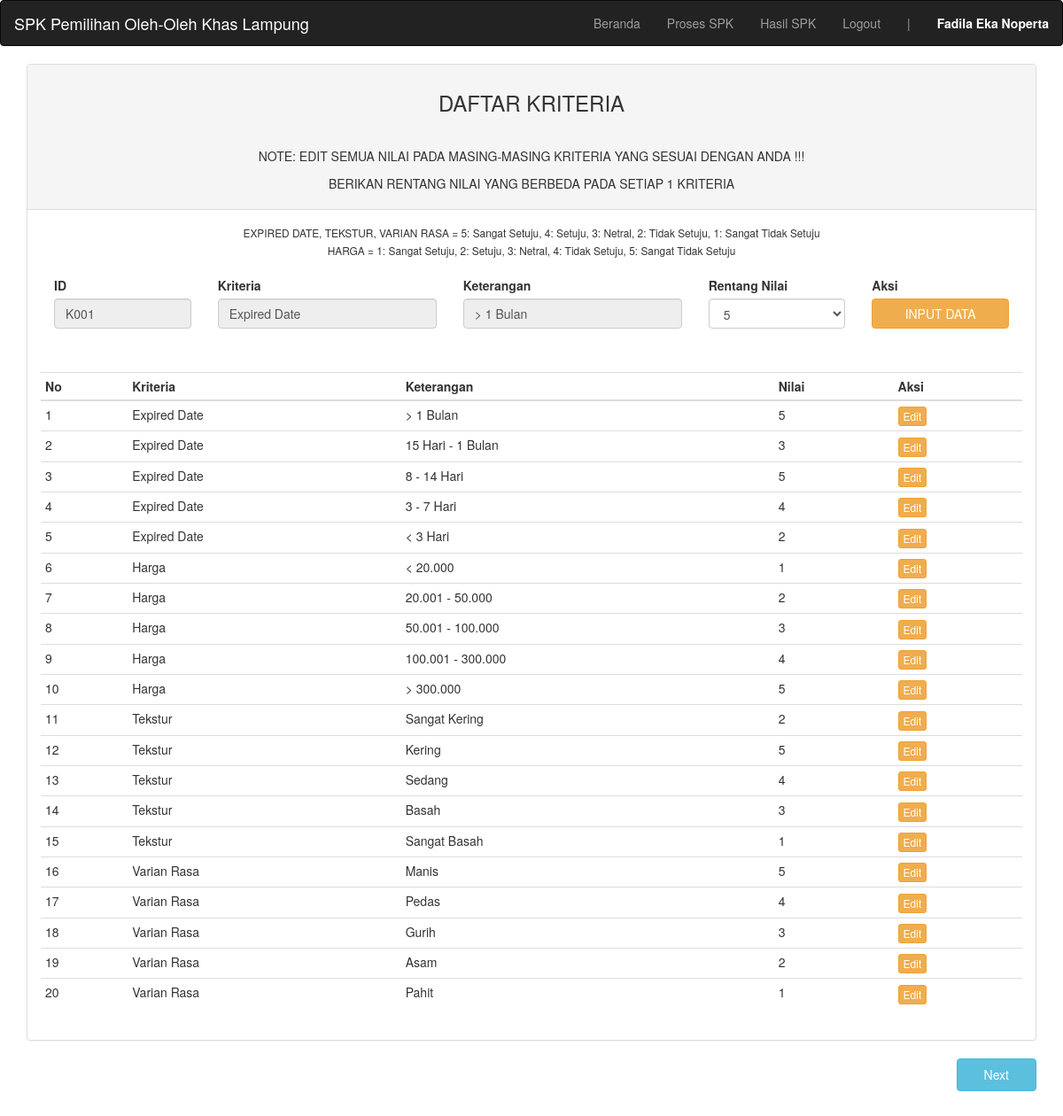
Screenshot of /?user=bobot_pilihan&edit&key=K001 (signed in) with the database file from the repository.
### tables this page shows
CREATE TABLE `ket_kriteria` (
  `id_ket_kriteria` varchar(4) NOT NULL,
  `nama_kriteria` varchar(25) NOT NULL,
  `keterangan` varchar(50) NOT NULL,
  `bobot_pilih` enum('-','5','4','3','2','1') DEFAULT NULL
);

### user/bobot_pilihan.php (the view, shortened to what this page needs)
<div class="container">
<div class="row">
	<div class="col-md-12">
	    <div class="panel panel-default">
	        <div class="panel-heading text-center">
			<h3>DAFTAR KRITERIA</h3><br>
			<h5>NOTE: EDIT SEMUA NILAI PADA MASING-MASING KRITERIA YANG SESUAI DENGAN ANDA !!!<br><br>
			BERIKAN RENTANG NILAI YANG BERBEDA PADA SETIAP 1 KRITERIA</h5>
			</div>
	        <div class="panel-body">
	            <table class="table table-condensed">
				<div class="text-center">
				<small>EXPIRED DATE, TEKSTUR, VARIAN RASA = 5: Sangat Setuju, 4: Setuju, 3: Netral, 2: Tidak Setuju, 1: Sangat Tidak Setuju</small><br>
				<small>HARGA = 1: Sangat Setuju, 2: Setuju, 3: Netral, 4: Tidak Setuju, 5: Sangat Tidak Setuju</small><br><br>
				</div>
				<form action="" method="POST">
				<?php
				$sql = $db->query("SELECT * FROM ket_kriteria WHERE id_ket_kriteria='$_GET[key]'");
				$tampil = $sql->fetch_assoc();
				?>
				<div class="col-md-2">
				<div class="form-group">
	                    <label for="id_ket_kriteria">ID</label>
	                    <input type="text" name="id_ket_kriteria" class="form-control" value="<?=$tampil['id_ket_kriteria']?>" readonly>
	                </div>
					</div>
					<div class="col-md-3">
                    <div class="form-group">
	                  <label for="nama_kriteria">Kriteria</label>
                      <input type="text" name="nama_kriteria" class="form-control" value="<?=$tampil['nama_kriteria']?>" readonly>
                    </div>
					</div>
					<div class="col-md-3">
					<div class="form-group">
						<label for="keterangan">Keterangan</label>
	                    <input type="text" name="keterangan" class="form-control" value="<?=$tampil["keterangan"] ?>" readonly>
					</div>
					</div>
					<div class="col-md-2">
					<div class="form-group">
						<label for="bobot_pilih">Rentang Nilai</label><br>
						<select class="form-control" name="bobot_pilih">
						<option value="5" <?= (($tampil["bobot_pilih"] != "5") ?: 'selected="on"') ?>>5</option>
					</select>
					</div>
					</div>
					<div class="col-md-2">
					<label>Aksi</label><br>
					<button type="submit" name="edit" class="btn btn-warning btn-block">INPUT DATA</button>
					 </div>
					 <div class="space"><h1>Space</h1></div>
	            </form>
	                <thead>
	                    <tr>
	                        <th>No</th>
                            <th>Kriteria</th>
							<th>Keterangan</th>
							<th>Nilai</th>
	                        <th>Aksi</th>
	                    </tr>
	                </thead>
	                <tbody>
						<?php
						$query = $db->query("SELECT * FROM ket_kriteria");
						$no = 1;
						foreach ($query as $row):
							echo '<tr>';
							echo '<td>'.$no++.'</td>';
							echo '<td>'.$row['nama_kriteria'].'</td>';
							echo '<td>'.$row['keterangan'].'</td>';
							echo '<td>'.$row['bobot_pilih'].'</td>';
							echo '<td>';
                                echo '<div class="btn-group">';
                                    echo '<a href="?user=bobot_pilihan&edit&key='.$row['id_ket_kriteria'].'" class="btn btn-warning btn-xs">Edit</a>';
                                echo '</div>';
                            echo '</td>';
						endforeach;
						?>
	                </tbody>
	            </table>
	        </div>
	    </div>
		<a href="?user=hasil" class="btn btn-info btn-custom"><h5>Next</h5></a>
	</div>
</div>

### index.php (style rules this page uses)
body { overflow-x: hidden; }

### user/bobot_pilihan.php (style rules this page uses)
.space { color: white; padding-top: 30px; }
.btn-custom { float: right; padding: 0 30px 0 30px; margin-bottom: 50px; }

### rows the page displays
ket_kriteria: id_ket_kriteria "K001", nama_kriteria "Expired Date", keterangan "> 1 Bulan", bobot_pilih "5"
ket_kriteria: nama_kriteria "Expired Date", keterangan "15 Hari - 1 Bulan", bobot_pilih "3"
ket_kriteria: nama_kriteria "Expired Date", keterangan "8 - 14 Hari", bobot_pilih "5"
ket_kriteria: nama_kriteria "Expired Date", keterangan "3 - 7 Hari", bobot_pilih "4"
ket_kriteria: nama_kriteria "Expired Date", keterangan "< 3 Hari", bobot_pilih "2"
ket_kriteria: nama_kriteria "Harga", keterangan "< 20.000", bobot_pilih "1"
ket_kriteria: nama_kriteria "Harga", keterangan "20.001 - 50.000", bobot_pilih "2"
ket_kriteria: nama_kriteria "Harga", keterangan "50.001 - 100.000", bobot_pilih "3"
ket_kriteria: nama_kriteria "Harga", keterangan "100.001 - 300.000", bobot_pilih "4"
ket_kriteria: nama_kriteria "Harga", keterangan "> 300.000", bobot_pilih "5"
ket_kriteria: nama_kriteria "Tekstur", keterangan "Sangat Kering", bobot_pilih "2"
ket_kriteria: nama_kriteria "Tekstur", keterangan "Kering", bobot_pilih "5"
ket_kriteria: nama_kriteria "Tekstur", keterangan "Sedang", bobot_pilih "4"
ket_kriteria: nama_kriteria "Tekstur", keterangan "Basah", bobot_pilih "3"
ket_kriteria: nama_kriteria "Tekstur", keterangan "Sangat Basah", bobot_pilih "1"
ket_kriteria: nama_kriteria "Varian Rasa", keterangan "Manis", bobot_pilih "5"
ket_kriteria: nama_kriteria "Varian Rasa", keterangan "Pedas", bobot_pilih "4"
ket_kriteria: nama_kriteria "Varian Rasa", keterangan "Gurih", bobot_pilih "3"
ket_kriteria: nama_kriteria "Varian Rasa", keterangan "Asam", bobot_pilih "2"
ket_kriteria: nama_kriteria "Varian Rasa", keterangan "Pahit", bobot_pilih "1"

### other values shown
$_SESSION["us"] "Fadila Eka Noperta"
